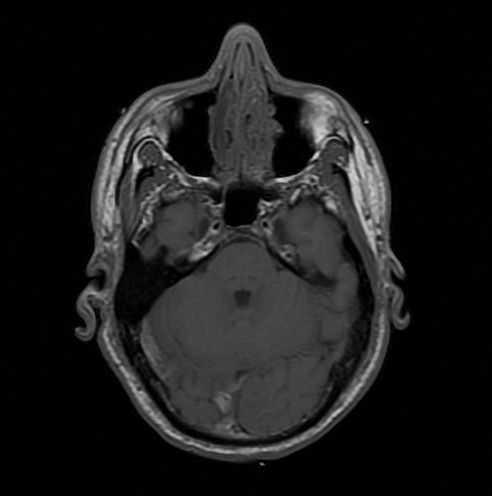
#> input picture Algorithms/Registration/images/vhuman_t1.png, 492 x 496 px, found by its file name
$ jupyter execute --allow-errors lab3.ipynb
#> lines starting #> are read from the running program, lines starting #| are printed output that depends on the picture; long printed decimals are rounded
[cell 1]
from skimage import io
import numpy as np
#%pylab inline
import matplotlib.pyplot as plt
#matplotlib.use('TkAgg')
import matplotlib.image as mpimg
import cv2
from pydicom import dcmread
import math
from skimage.morphology import reconstruction, square, disk, cube
from skimage.segmentation import watershed

from scipy.ndimage import gaussian_filter
import scipy.ndimage.filters as filters
from skimage.filters import sobel, prewitt
import imageio

import math

[cell 2]
img=mpimg.imread('vhuman_t1.png')
#> img is the input picture: shape (496, 492, 3) float32; mean R, G, B 0.104, 0.104, 0.104
img=img[:,:,0]
#> img: shape (496, 492) float32
img_in = img
img = img[100:150, 100:150]/np.max(img)
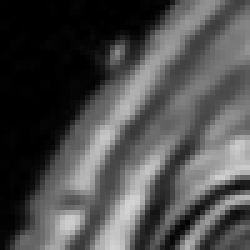
#> img: shape (50, 50) float32 (shown 5 times larger); min 0, max 0.83, mean 0.301
img_in = img_in[100:150, 100:150]/np.max(img_in)

[cell 3]
def translation(x_t, y_t):

#> called with x_t = -5, y_t = -5
    rows, cols = np.shape(img)
#> rows = 50; cols = 50

    pad_width = np.abs(x_t*2)
    padded_img = np.pad(img, pad_width, 'constant')
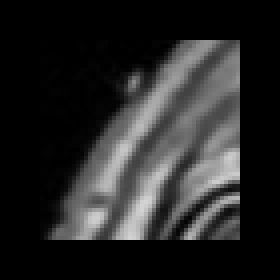
#> padded_img: shape (70, 70) float32 (shown 4 times larger); min 0, max 0.83, mean 0.154

    translated = np.zeros((rows,cols))
    padded_translated = np.pad(translated, pad_width, 'constant')
#> translated: shape (50, 50) float64; every value is 0
    trans_mat = np.array([[1,0,0],[0,1,0], [x_t,y_t, 1]])

    for i in range(0, np.shape(img)[0]):
        for j in range(0, np.shape(img)[1]):

            idx = np.dot([i,j,1], trans_mat)[0:2]
            padded_translated[idx[0]+pad_width, idx[1]+pad_width] = img[i, j]
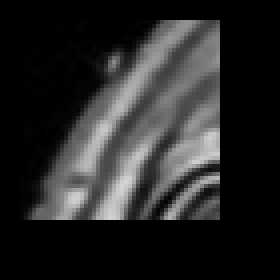
#> padded_translated: shape (70, 70) float64 (shown 4 times larger); min 0, max 0.83, mean 0.154

    ### translation finished


    return padded_translated

[cell 4]
a = translation(-5,-5)

[cell 5]
plt.imshow(a, cmap = "gray")

[cell 6]
def rotation(theta,image):

#> called with theta = 10
    theta=math.radians(theta)

    a = image # original image
    print(np.shape(a))
#| (50, 50)

    rows, cols = np.shape(a)
#> rows = 50; cols = 50
    pad_width = 200 #needed not to exceed limits when rotated
    padded_img = np.pad(a, pad_width, 'constant')
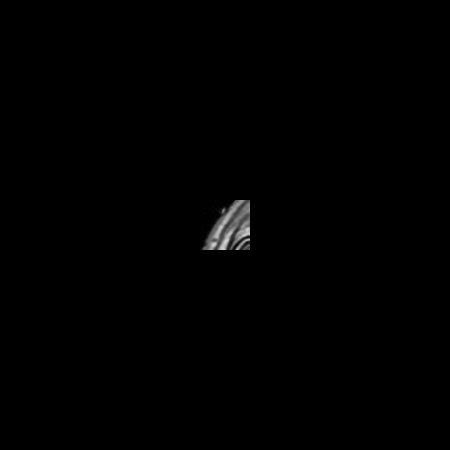
#> padded_img: shape (450, 450) float32; min 0, max 0.83, mean 0.00372

    rotated = np.zeros((rows,cols))
    padded_rotated = np.pad(rotated, pad_width, 'constant')

    rot_mat = np.array([[np.cos(theta),np.sin(theta),0], [-np.sin(theta), np.cos(theta),0], [0,0,1]])

    center_i, center_j= rows//2, cols//2
#> center_i = 25; center_j = 25
    centers = np.dot([center_i,center_j,1], rot_mat)
#> centers = [20.28, 28.96, 1]

    max_i=[]
    max_j=[]

    for i in range(0, np.shape(a)[0]):
        for j in range(0, np.shape(a)[1]):

            if (i == 0 and j == 0):
                pass

            else:

                # finding new pixels for each pixel when rotated:
                new_i = pad_width + np.dot([i,j,1], rot_mat)[0] + (center_i-centers[0])
                new_j = pad_width + np.dot([i,j,1], rot_mat)[1] + (center_j-centers[1])

                max_i.append(new_i)
                max_j.append(new_j)


                # corner pixels for new_i and new_j: # working
                upper_new_i = math.ceil(new_i)
                lower_new_i = math.floor(new_i)
                upper_new_j = math.ceil(new_j)
                lower_new_j = math.floor(new_j)


               # bilinear inteporlation: # from wikipedia >> working
                i1 = ((upper_new_j-new_j)/(upper_new_j-lower_new_j))*padded_img[lower_new_i+0,lower_new_j+0] + ((new_j-lower_new_j)/(upper_new_j-lower_new_j))*padded_img[lower_new_i+0, upper_new_j+0]
                i2 = ((upper_new_j-new_j)/(upper_new_j-lower_new_j))*padded_img[upper_new_i+0,lower_new_j+0] + ((new_j-lower_new_j)/(upper_new_j-lower_new_j))*padded_img[upper_new_i+0, upper_new_j+0]
                i3 = ((upper_new_i-new_i)/(upper_new_i-lower_new_i))*i1 + ((upper_new_j-new_j)/(upper_new_j-lower_new_j))*i2

                # assign new values >>right indexing ?
                padded_rotated[i+pad_width, j+pad_width] = i3
#> after the loop, max_i = 2499 values, max 253 at index 2449, min 196.2 at index 48, mean 224.6; max_j = 2499 values, max 252.8 at index 2498, min 196.2 at index 49, mean 224.4
    padded_rotated[center_i+pad_width, center_j+pad_width] = image[center_i, center_j]
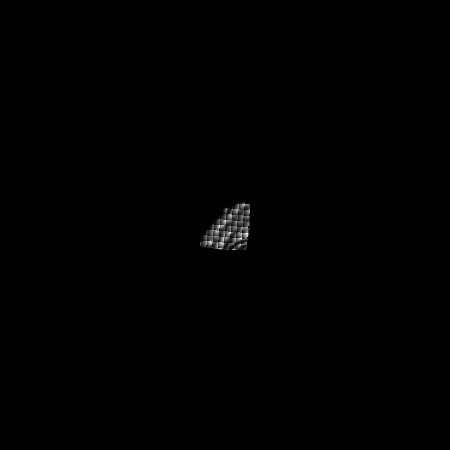
#> padded_rotated: shape (450, 450) float64; min 0, max 1.42, mean 0.00353; drawn with min black and max white

    max_i=min(max_i)
#> max_i = 196.2
    max_j=min(max_j)
#> max_j = 196.2
    print(max_i,max_j)
#| 196.212 196.212
    return padded_rotated[pad_width:-pad_width,pad_width:-pad_width]
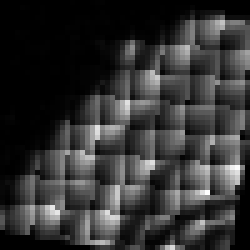
#> returned value: shape (50, 50) float64 (shown 5 times larger); min 0, max 1.42, mean 0.286; drawn with min black and max white

[cell 7]
b = rotation((10),img)

[cell 8]
plt.imshow(b, cmap = "gray")

[cell 9]
def mutual_information(htgrm):

    joint_prob = htgrm / float(np.sum(htgrm)) # joint
    x_marginal_prob = np.sum(joint_prob, axis=1) # marginal x
    py_marginal_prob = np.sum(joint_prob, axis=0) # marginal y_marginal_prob
    denominator = x_marginal_prob[:, None] * py_marginal_prob[None, :]

    nzs = joint_prob > 0
    return np.sum(joint_prob[nzs] * np.log(joint_prob[nzs] / denominator[nzs]))

[cell 10]
b = rotation((10),img)
#| (50, 50)
#| 196.212 196.212
c = rotation((10),img)
#| (50, 50)
#| 196.212 196.212

[cell 11]
(np.isnan(c)).any()
np.where(np.isnan(b))
#> Out = (empty array, empty array)

[cell 12]
img=mpimg.imread('vhuman_t1.png')
img=img[:,:,0]
img_in = img

[cell 13]
plt.imshow(c, cmap = "gray")

[cell 14]
hist_2d, x_edges, y_edges = np.histogram2d(
    b.ravel(),
    c.ravel(),
    bins=20)
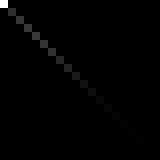
#> hist_2d: shape (20, 20) float64 (shown 8 times larger); min 0, max 868, mean 6.2; drawn with min black and max white
#> x_edges = 21 values from 0 to 1.42; y_edges = 21 values from 0 to 1.42
# Plot as image, arranging axes as for scatterplot
# We transpose to put the T1 bins on the horizontal axis
# and use 'lower' to put 0, 0 at the bottom of the plot
plt.imshow(hist_2d.T, origin='lower')
plt.xlabel('T1 signal bin')
plt.ylabel('T2 signal bin')

[cell 15]
hist=plt.hist(img)[0]
#> (the rest of this cell did not finish here and is left out)

[cell 16]
joint_hist, x_edges, y_edges = np.histogram2d(
    img.ravel(),
    img.ravel(),
    bins=20)
#> x_edges = 21 values from 0 to 0.875; y_edges = 21 values from 0 to 0.875
